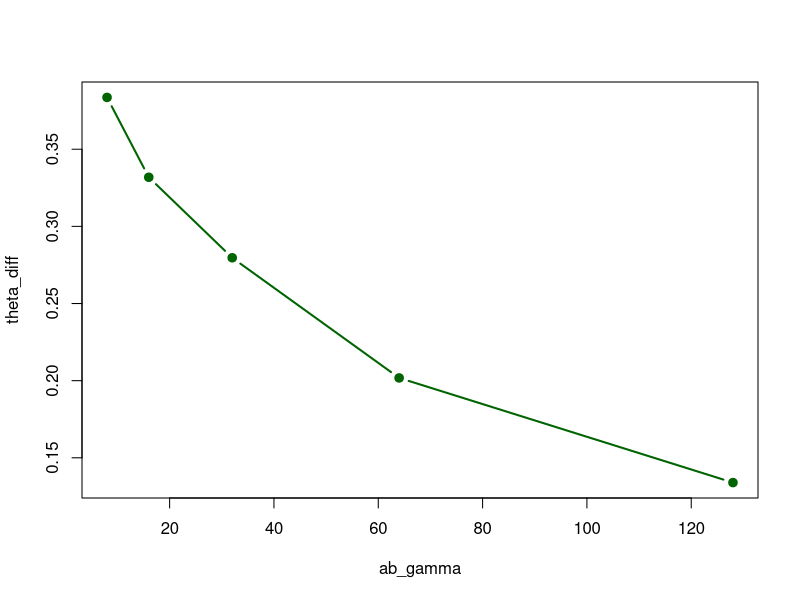

The R script that drew this image:
## ---- chunk 1
# Data given
Y_a <- c(1, 0, 0, 1, 2, 2, 1, 5, 2, 0, 0, 0, 0, 0, 0, 1, 1, 1, 0, 0, 0, 1, 1, 2, 1, 3, 2, 0, 0, 3, 0, 0, 0, 2, 1, 0, 2, 1,
0, 0, 1, 3, 0, 1, 1, 0 ,2, 0, 0, 2, 2, 1, 3, 0, 0, 0, 1, 1)
Y_b <- c( 2, 2, 1, 1, 2, 2, 1, 2, 1, 0, 2, 1, 1, 2, 0, 2, 2, 0, 2, 1, 0, 0, 3, 6, 1, 6, 4, 0, 3, 2, 0, 1, 0, 0, 0, 3, 0, 0, 
0, 0, 0, 1, 0, 4, 2, 1, 0, 0, 1, 0, 3, 2, 5, 0, 1, 1, 2, 1, 2, 1, 2, 0, 0, 0, 2, 1, 0, 2, 0, 2, 4, 1, 1, 1,
2, 0, 1, 1, 1, 1, 0, 2, 3, 2, 0, 2, 1, 3, 1, 3, 2, 2, 3, 2, 0, 0, 0, 1, 0, 0, 0, 1, 2, 0, 3, 3, 0, 1, 2, 2, 2,
0, 6, 0, 0, 0, 2, 0 ,1, 1, 1, 3, 3, 2, 1, 1, 0, 1, 0, 0, 2, 0, 2, 0, 1, 0, 2, 0, 0, 2, 2, 4, 1, 2, 3, 2, 0, 0,
0, 1, 0, 0, 1, 5, 2, 1, 3, 2, 0, 2, 1, 1, 3, 0, 5, 0, 0, 2, 4, 3, 4, 0, 0, 0, 0, 0, 0, 2, 2, 0, 0, 2, 0, 0, 1, 1, 0, 2, 1, 
3, 3, 2, 2, 0, 0, 2, 3, 2, 4, 3, 3, 4, 0 ,3 ,0 ,1 ,0, 1, 2, 3, 4, 1, 2, 6, 2, 1, 2, 2)
## ---- chunk 2
# Descriptive Stats
n_a = length(Y_a)
n_b = length(Y_b)
ybar_a = mean(Y_a)
ybar_b = mean(Y_b)

# Set param values
a_theta = 2
b_theta = 1
S = 5000
ab_gamma = c(8, 16, 32, 64, 128)
## ---- chunk 3
theta_diff = sapply(ab_gamma, function(abg) {
 a_gamma = b_gamma = abg
 THETA = numeric(S)
 GAMMA = numeric(S)
# Starting values
theta = ybar_a
# Relative rate theta_B /theta_A
gamma = ybar_a / ybar_b 
# For each value in s (5,000) create a theta with gamma(1,...)
# Then create a a gamma (1,...)
 for (s in 1:S) {
 theta = rgamma(
 1,
 a_theta + n_a * ybar_a + n_b * ybar_b,
 b_theta + n_a + n_b * gamma
 )
 gamma = rgamma(
 1,
 a_gamma + n_b * ybar_b,
 b_gamma + n_b * theta
 )
 THETA[s] = theta
 GAMMA[s] = gamma
 }
# Reconstruct theta_ and theta_B
 THETA_A = THETA
 THETA_B = THETA * GAMMA
 mean(THETA_B - THETA_A)
})
## ---- chunk 4
# Plot
plot(x = ab_gamma, y = theta_diff, xlab = "ab_gamma", ylab = "theta_diff", pch=19, lwd=2, col="darkgreen", type="b")

